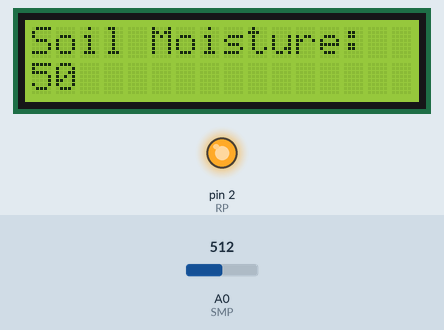
Simulated run of this sketch. Board: Arduino Uno, built with avr-gcc and run on an emulated ATmega328P. On the bench: 16×2 character LCD, output pins drawn as LEDs (lit = HIGH). The inputs (shaded band) are chosen by the test bench; at power-on: A0 (SMP) = 512. What the sketch prints to the serial monitor is not drawn.

Above: at 1.6 s.
1.7 s: A0 (SMP) set to 716
At 5.2 s:
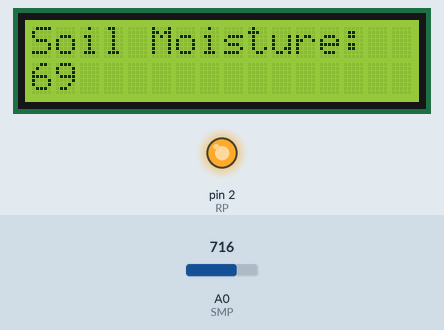
5.6 s: A0 (SMP) set to 900
At 7.8 s:
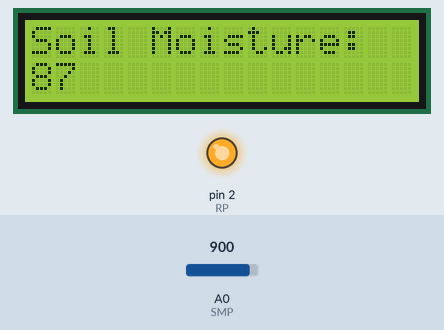
9.5 s: A0 (SMP) set to 1023
At 13.8 s:
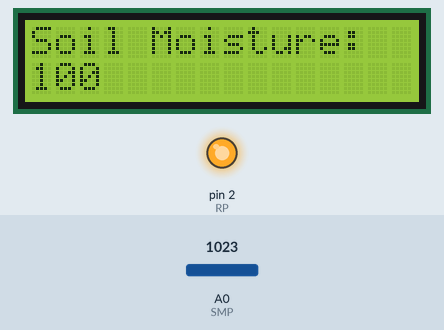
Timing chart, 0 to 15.3 s (numbered marks = the images above; inputs shaded):
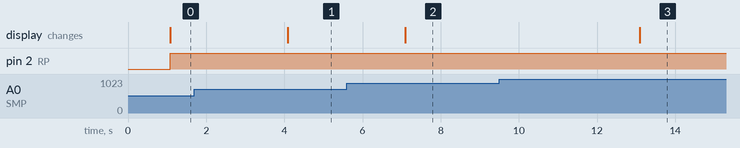

The sketch:

Capstone_Precision_Sensor_copy_20240423185815.ino
```cpp
#define SMP A0
#define RP 2
#include <LCD_I2C.h>
LCD_I2C lcd(0x27, 16, 2);
int percentage;

int MT = 1000;

void setup() {
  Serial.begin(9600);
  lcd.begin();
  lcd.backlight();
  lcd.setCursor (0,0);
  lcd.print("Soil Moisture:");
  pinMode(SMP, INPUT);
  pinMode(RP, OUTPUT);
  digitalWrite(RP, LOW);
}

void loop () {
  int ML = analogRead(SMP);
  delay(1000);
  percentage = map(ML, 0, 1023, 0, 100); // corrected mapping
  lcd.setCursor(0, 1);
  lcd.print(percentage);
  if (ML<MT){
    digitalWrite(RP, HIGH);
    Serial.println("DRY");
    delay(1000);
  }
  else if(ML<MT)
    digitalWrite(RP, LOW);
    Serial.println("WET");
    delay(1000);
  }
```

Measured:
- after the input at 1.7 s, the display: changes after 2.4 s (image 1)
- after the input at 5.6 s, the display: changes after 1.5 s (image 2)
- after the input at 9.5 s, the display: changes after 3.6 s (image 3)
